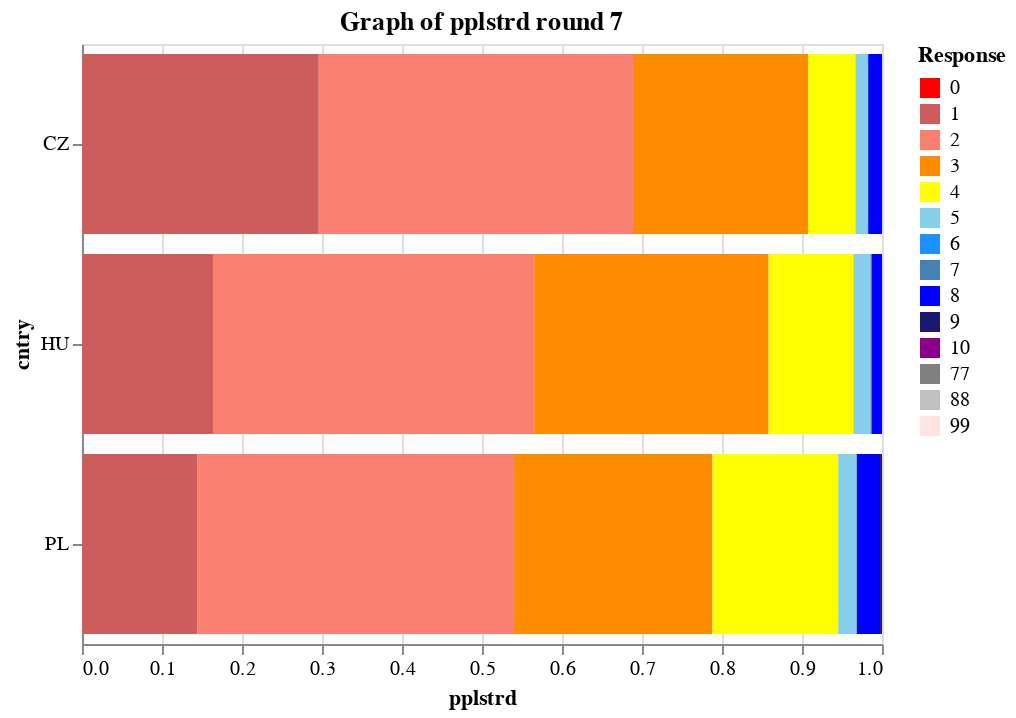

Notebook source saved alongside this figure:
### Code cell
utils.plot_group(imm, VISEGRAD, 7, 'pplstrd')

### Figure 1 — Vega-Lite specification as saved in the notebook (floating-point values rounded to 4 significant figures)
{"$schema": "https://vega.github.io/schema/vega-lite/v2.6.0.json", "config": {"view": {"height": 300, "width": 400}}, "data": {"name": "data-96713e03bad4275b632dd9259c9c8490"}, "datasets": {"data-96713e03bad4275b632dd9259c9c8490": [{"cntry": "PL", "essrnd": 7, "pplstrd": 0.1445, "response": 1}, {"cntry": "PL", "essrnd": 7, "pplstrd": 0.3956, "response": 2}, {"cntry": "PL", "essrnd": 7, "pplstrd": 0.248, "response": 3}, {"cntry": "PL", "essrnd": 7, "pplstrd": 0.1571, "response": 4}, {"cntry": "PL", "essrnd": 7, "pplstrd": 0.02319, "response": 5}, {"cntry": "PL", "essrnd": 7, "pplstrd": 0.02919, "response": 8}, {"cntry": "PL", "essrnd": 7, "pplstrd": 0.00239, "response": 9}, {"cntry": "HU", "essrnd": 7, "pplstrd": 0.1637, "response": 1}, {"cntry": "HU", "essrnd": 7, "pplstrd": 0.4015, "response": 2}, {"cntry": "HU", "essrnd": 7, "pplstrd": 0.2931, "response": 3}, {"cntry": "HU", "essrnd": 7, "pplstrd": 0.1059, "response": 4}, {"cntry": "HU", "essrnd": 7, "pplstrd": 0.02137, "response": 5}, {"cntry": "HU", "essrnd": 7, "pplstrd": 0.001444, "response": 7}, {"cntry": "HU", "essrnd": 7, "pplstrd": 0.01299, "response": 8}, {"cntry": "CZ", "essrnd": 7, "pplstrd": 0.296, "response": 1}, {"cntry": "CZ", "essrnd": 7, "pplstrd": 0.3928, "response": 2}, {"cntry": "CZ", "essrnd": 7, "pplstrd": 0.2189, "response": 3}, {"cntry": "CZ", "essrnd": 7, "pplstrd": 0.05911, "response": 4}, {"cntry": "CZ", "essrnd": 7, "pplstrd": 0.01604, "response": 5}, {"cntry": "CZ", "essrnd": 7, "pplstrd": 0.01725, "response": 8}]}, "encoding": {"color": {"field": "response", "legend": {"title": "Response"}, "scale": {"domain": [0, 1, 2, 3, 4, 5, 6, 7, 8, 9, 10, 77, 88, 99], "range": ["red", "indianred", "salmon", "darkorange", "yellow", "skyblue", "dodgerblue", "steelblue", "blue", "midnightblue", "darkmagenta", "gray", "silver", "mistyrose"]}, "type": "ordinal"}, "order": {"field": "response", "sort": "ascending", "type": "quantitative"}, "x": {"field": "pplstrd", "type": "quantitative"}, "y": {"field": "cntry", "type": "nominal"}}, "mark": "bar", "title": "Graph of pplstrd round 7"}
